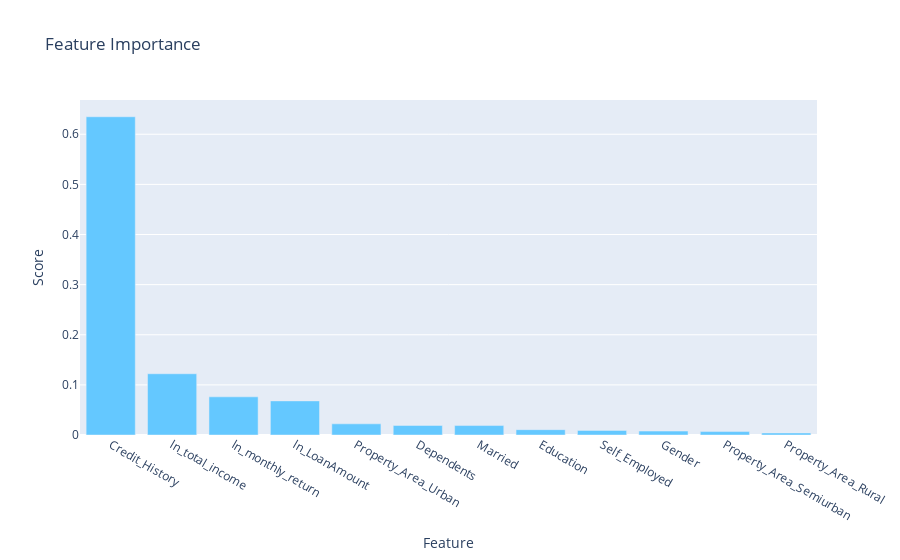

Notebook code cell kept with this figure:
### Code cell
# display results with plotly
trace0 = go.Bar(x= fi_df.index,
                y= fi_df['fi'].values,
                marker=dict(color='rgb(100,200,300)'))

# now the layout
layout=go.Layout(title='Feature Importance',
                   xaxis= dict(title='Feature'),
                   yaxis=dict(title='Score'))
# bind using go.Figure
fig = go.Figure(data=[trace0], layout=layout)
fig

### Figure 1 — Plotly figure (JSON) as saved in the notebook; plotly's stock layout.template omitted (floating-point values rounded to 4 significant figures)
{"data": [{"marker": {"color": "rgb(100,200,300)"}, "type": "bar", "x": ["Credit_History", "ln_total_income", "ln_monthly_return", "ln_LoanAmount", "Property_Area_Urban", "Dependents", "Married", "Education", "Self_Employed", "Gender", "Property_Area_Semiurban", "Property_Area_Rural"], "y": [0.6349, 0.1222, 0.07615, 0.06802, 0.02229, 0.01905, 0.01885, 0.01063, 0.009149, 0.00782, 0.006806, 0.004118]}], "layout": {"autosize": true, "title": {"text": "Feature Importance"}, "xaxis": {"autorange": true, "range": [-0.5, 11.5], "title": {"text": "Feature"}, "type": "category"}, "yaxis": {"autorange": true, "range": [0, 0.6683], "title": {"text": "Score"}, "type": "linear"}}}
